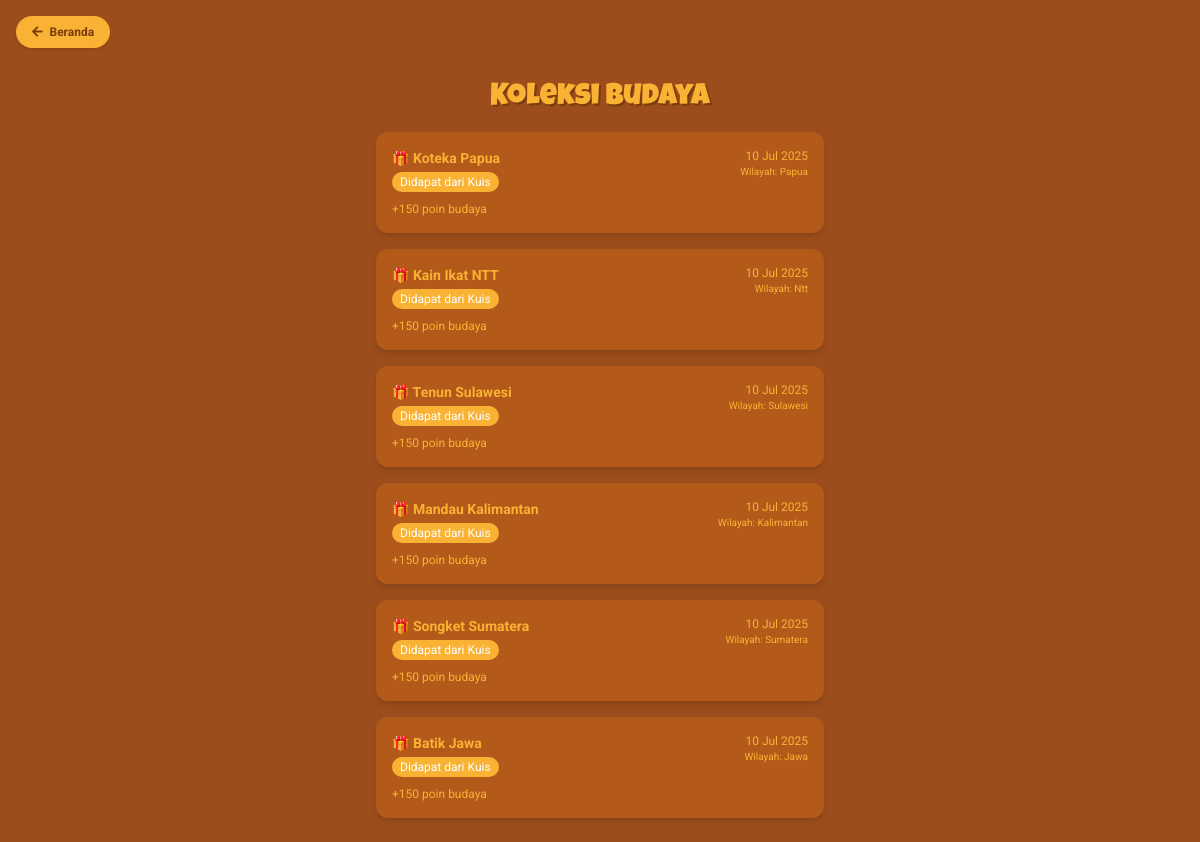
/screens/collection.php (signed in), run on the app's committed database.
### tables this page shows
CREATE TABLE `rewards_log` (
  `id` int(11) NOT NULL,
  `user_id` int(11) NOT NULL,
  `wilayah` varchar(50) NOT NULL,
  `item` varchar(100) NOT NULL,
  `reward_poin` int(11) NOT NULL,
  `waktu` timestamp NOT NULL DEFAULT current_timestamp()
);

### screens/collection.php (the view, shortened to what this page needs)
<?php
require_once('../config/koneksi.php');
$id = $_SESSION['user_id'];
$query = $koneksi->prepare("SELECT * FROM rewards_log WHERE user_id = ? ORDER BY waktu DESC");
$query->bind_param("i", $id);
$query->execute();
$result = $query->get_result();
$koleksi = $result->fetch_all(MYSQLI_ASSOC);
?>
<!DOCTYPE html>
<html lang="id">
<head>
  <script src="https://cdn.tailwindcss.com"></script>
  <link rel="stylesheet" href="https://cdnjs.cloudflare.com/ajax/libs/font-awesome/5.15.3/css/all.min.css">
</head>
<body class="bg-[#9B4D1B] font-roboto flex flex-col h-screen overflow-hidden">
  <a href="home.php" class="fixed top-4 left-4 bg-[#F9B233] text-[#7A3B0E] font-bold py-2 px-4 rounded-full shadow hover:bg-[#f7c14a] transition text-xs z-10">
    <i class="fas fa-arrow-left mr-1"></i> Beranda
  </a>
  <div class="mt-20 mb-4 text-center px-4">
    <h1 class="font-luckiest text-3xl text-[#F9B233] drop-shadow-[2px_2px_0_#7A3B0E]">
      Koleksi Budaya
    </h1>
  </div>
  <div class="flex-1 overflow-y-auto px-4 pb-6">
    <div class="grid grid-cols-1 gap-4 max-w-md mx-auto">
      <?php if (count($koleksi) === 0): ?>
        <div class="text-center text-[#F9B233] font-roboto bg-[#B35A1B] p-4 rounded-lg shadow">
          Belum ada koleksi yang dikumpulkan.
        </div>
      <?php else: ?>
        <?php foreach ($koleksi as $item): ?>
          <div class="bg-[#B35A1B] text-[#F9B233] rounded-xl shadow-md p-4 font-roboto">
            <div class="flex justify-between items-start">
              <div>
                <span class="text-sm font-bold block">🎁 <?= htmlspecialchars($item['item']); ?></span>
                <span class="text-xs text-white bg-[#F9B233] text-[#7A3B0E] rounded-full px-2 py-[2px] inline-block mt-1">
                  Didapat dari Kuis
                </span>
              </div>
              <div class="text-right">
                <p class="text-xs"><?= date('d M Y', strtotime($item['waktu'])); ?></p>
                <p class="text-[10px]">Wilayah: <?= ucfirst($item['wilayah']); ?></p>
              </div>
            </div>
            <p class="text-xs mt-2">+<?= number_format((int)$item['reward_poin'], 0, ',', '.') ?> poin budaya</p>
          </div>
        <?php endforeach; ?>
      <?php endif; ?>
    </div>
  </div>
</body>
</html>

### screens/collection.php (style rules this page uses)
.font-luckiest { font-family: 'Luckiest Guy', cursive; }
.font-roboto { font-family: 'Roboto', sans-serif; }
html, body { overscroll-behavior: none; touch-action: manipulation; height: 100%; }

### data on the page
rewards_log: item "Koteka Papua", waktu "10 Jul 2025", wilayah "Papua", reward_poin "150"
rewards_log: item "Kain Ikat NTT", waktu "10 Jul 2025", wilayah "Ntt", reward_poin "150"
rewards_log: item "Tenun Sulawesi", waktu "10 Jul 2025", wilayah "Sulawesi", reward_poin "150"
rewards_log: item "Mandau Kalimantan", waktu "10 Jul 2025", wilayah "Kalimantan", reward_poin "150"
rewards_log: item "Songket Sumatera", waktu "10 Jul 2025", wilayah "Sumatera", reward_poin "150"
rewards_log: item "Batik Jawa", waktu "10 Jul 2025", wilayah "Jawa", reward_poin "150"
